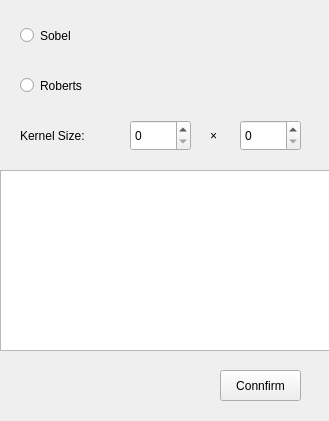
<?xml version="1.0" encoding="UTF-8"?>
<ui version="4.0">
 <class>Form</class>
 <widget class="QWidget" name="Form">
  <property name="geometry">
   <rect>
    <x>0</x>
    <y>0</y>
    <width>329</width>
    <height>421</height>
   </rect>
  </property>
  <property name="windowTitle">
   <string>Form</string>
  </property>
  <widget class="QRadioButton" name="radioButton">
   <property name="geometry">
    <rect>
     <x>20</x>
     <y>20</y>
     <width>131</width>
     <height>31</height>
    </rect>
   </property>
   <property name="text">
    <string>Sobel</string>
   </property>
  </widget>
  <widget class="QRadioButton" name="radioButton_3">
   <property name="geometry">
    <rect>
     <x>20</x>
     <y>70</y>
     <width>141</width>
     <height>31</height>
    </rect>
   </property>
   <property name="text">
    <string>Roberts</string>
   </property>
  </widget>
  <widget class="QSpinBox" name="spinBox_2">
   <property name="geometry">
    <rect>
     <x>240</x>
     <y>120</y>
     <width>61</width>
     <height>31</height>
    </rect>
   </property>
  </widget>
  <widget class="QTableView" name="tableView">
   <property name="geometry">
    <rect>
     <x>0</x>
     <y>170</y>
     <width>331</width>
     <height>181</height>
    </rect>
   </property>
  </widget>
  <widget class="QLabel" name="label">
   <property name="geometry">
    <rect>
     <x>210</x>
     <y>120</y>
     <width>31</width>
     <height>31</height>
    </rect>
   </property>
   <property name="text">
    <string>×</string>
   </property>
  </widget>
  <widget class="QPushButton" name="pushButton">
   <property name="geometry">
    <rect>
     <x>220</x>
     <y>370</y>
     <width>81</width>
     <height>31</height>
    </rect>
   </property>
   <property name="text">
    <string>Connfirm</string>
   </property>
  </widget>
  <widget class="QLabel" name="label_2">
   <property name="geometry">
    <rect>
     <x>20</x>
     <y>120</y>
     <width>151</width>
     <height>31</height>
    </rect>
   </property>
   <property name="text">
    <string>Kernel Size:</string>
   </property>
  </widget>
  <widget class="QSpinBox" name="spinBox">
   <property name="geometry">
    <rect>
     <x>130</x>
     <y>120</y>
     <width>61</width>
     <height>31</height>
    </rect>
   </property>
  </widget>
 </widget>
 <resources/>
 <connections/>
</ui>
